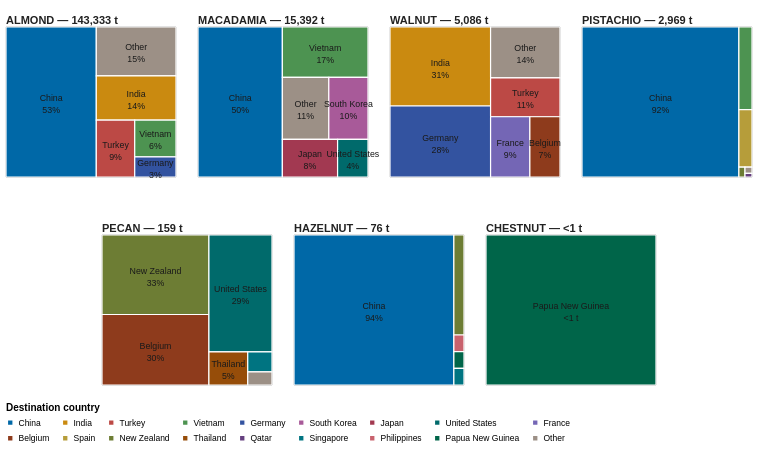

Describe this chart as a Vega-Lite specification.
### Vega-Lite specification from a JSON file in a GitHub repository (floating-point values rounded to 4 significant figures)
{"$schema": "https://vega.github.io/schema/vega-lite/v5.json", "width": 746, "height": 380, "layer": [{"data": {"values": [{"nut": "Almond", "x0": 0, "y0": 22, "x1": 170, "y1": 172}, {"nut": "Macadamia", "x0": 192, "y0": 22, "x1": 362, "y1": 172}, {"nut": "Walnut", "x0": 384, "y0": 22, "x1": 554, "y1": 172}, {"nut": "Pistachio", "x0": 576, "y0": 22, "x1": 746, "y1": 172}, {"nut": "Pecan", "x0": 96, "y0": 230, "x1": 266, "y1": 380}, {"nut": "Hazelnut", "x0": 288, "y0": 230, "x1": 458, "y1": 380}, {"nut": "Chestnut", "x0": 480, "y0": 230, "x1": 650, "y1": 380}]}, "mark": {"type": "rect", "fill": null, "stroke": "#888888", "strokeWidth": 1}, "encoding": {"x": {"field": "x0", "type": "quantitative", "scale": {"domain": [0, 746], "range": [0, 746]}, "axis": null}, "y": {"field": "y0", "type": "quantitative", "scale": {"domain": [0, 380], "range": [0, 380]}, "axis": null}, "x2": {"field": "x1"}, "y2": {"field": "y1"}}}, {"data": {"values": [{"nut": "Almond", "country": "China", "x0": 0, "y0": 22, "x1": 90.3, "y1": 172.0, "share_pct": 53.1, "tooltip_text": "Almond → China: 76,132 t (53.1% of Almond's exports)"}, {"nut": "Almond", "country": "Other", "x0": 90.3, "y0": 22, "x1": 170.0, "y1": 70.92, "share_pct": 15.3, "tooltip_text": "Almond → Other: 21,915 t (15.3% of Almond's exports)"}, {"nut": "Almond", "country": "India", "x0": 90.3, "y0": 70.92, "x1": 170.0, "y1": 115.1, "share_pct": 13.8, "tooltip_text": "Almond → India: 19,803 t (13.8% of Almond's exports)"}, {"nut": "Almond", "country": "Turkey", "x0": 90.3, "y0": 115.1, "x1": 128.7, "y1": 172.0, "share_pct": 8.6, "tooltip_text": "Almond → Turkey: 12,284 t (8.6% of Almond's exports)"}, {"nut": "Almond", "country": "Vietnam", "x0": 128.7, "y0": 115.1, "x1": 170.0, "y1": 151.8, "share_pct": 5.9, "tooltip_text": "Almond → Vietnam: 8,514 t (5.9% of Almond's exports)"}, {"nut": "Almond", "country": "Germany", "x0": 128.7, "y0": 151.8, "x1": 170.0, "y1": 172.0, "share_pct": 3.3, "tooltip_text": "Almond → Germany: 4,685 t (3.3% of Almond's exports)"}, {"nut": "Macadamia", "country": "China", "x0": 192, "y0": 22, "x1": 276.4, "y1": 172.0, "share_pct": 49.6, "tooltip_text": "Macadamia → China: 7,638 t (49.6% of Macadamia's exports)"}, {"nut": "Macadamia", "country": "Vietnam", "x0": 276.4, "y0": 22, "x1": 362.0, "y1": 72.47, "share_pct": 17.0, "tooltip_text": "Macadamia → Vietnam: 2,609 t (17.0% of Macadamia's exports)"}, {"nut": "Macadamia", "country": "Other", "x0": 276.4, "y0": 72.47, "x1": 322.8, "y1": 134.4, "share_pct": 11.3, "tooltip_text": "Macadamia → Other: 1,737 t (11.3% of Macadamia's exports)"}, {"nut": "Macadamia", "country": "South Korea", "x0": 322.8, "y0": 72.47, "x1": 362.0, "y1": 134.4, "share_pct": 9.5, "tooltip_text": "Macadamia → South Korea: 1,465 t (9.5% of Macadamia's exports)"}, {"nut": "Macadamia", "country": "Japan", "x0": 276.4, "y0": 134.4, "x1": 331.6, "y1": 172.0, "share_pct": 8.1, "tooltip_text": "Macadamia → Japan: 1,253 t (8.1% of Macadamia's exports)"}, {"nut": "Macadamia", "country": "United States", "x0": 331.6, "y0": 134.4, "x1": 362.0, "y1": 172.0, "share_pct": 4.5, "tooltip_text": "Macadamia → United States: 690 t (4.5% of Macadamia's exports)"}, {"nut": "Walnut", "country": "India", "x0": 384, "y0": 22, "x1": 484.6, "y1": 101.0, "share_pct": 31.2, "tooltip_text": "Walnut → India: 1,585 t (31.2% of Walnut's exports)"}, {"nut": "Walnut", "country": "Germany", "x0": 384, "y0": 101.0, "x1": 484.6, "y1": 172.0, "share_pct": 28.0, "tooltip_text": "Walnut → Germany: 1,424 t (28.0% of Walnut's exports)"}, {"nut": "Walnut", "country": "Other", "x0": 484.6, "y0": 22, "x1": 554.0, "y1": 72.91, "share_pct": 13.9, "tooltip_text": "Walnut → Other: 705 t (13.9% of Walnut's exports)"}, {"nut": "Walnut", "country": "Turkey", "x0": 484.6, "y0": 72.91, "x1": 554.0, "y1": 111.8, "share_pct": 10.6, "tooltip_text": "Walnut → Turkey: 538 t (10.6% of Walnut's exports)"}, {"nut": "Walnut", "country": "France", "x0": 484.6, "y0": 111.8, "x1": 523.9, "y1": 172.0, "share_pct": 9.3, "tooltip_text": "Walnut → France: 472 t (9.3% of Walnut's exports)"}, {"nut": "Walnut", "country": "Belgium", "x0": 523.9, "y0": 111.8, "x1": 554.0, "y1": 172.0, "share_pct": 7.1, "tooltip_text": "Walnut → Belgium: 362 t (7.1% of Walnut's exports)"}, {"nut": "Pistachio", "country": "China", "x0": 576, "y0": 22, "x1": 732.9, "y1": 172.0, "share_pct": 92.3, "tooltip_text": "Pistachio → China: 2,740 t (92.3% of Pistachio's exports)"}, {"nut": "Pistachio", "country": "Vietnam", "x0": 732.9, "y0": 22, "x1": 746.0, "y1": 104.5, "share_pct": 4.2, "tooltip_text": "Pistachio → Vietnam: 126 t (4.2% of Pistachio's exports)"}, {"nut": "Pistachio", "country": "Spain", "x0": 732.9, "y0": 104.5, "x1": 746.0, "y1": 162.2, "share_pct": 3.0, "tooltip_text": "Pistachio → Spain: 88 t (3.0% of Pistachio's exports)"}, {"nut": "Pistachio", "country": "New Zealand", "x0": 732.9, "y0": 162.2, "x1": 739.0, "y1": 172.0, "share_pct": 0.2, "tooltip_text": "Pistachio → New Zealand: 7 t (0.2% of Pistachio's exports)"}, {"nut": "Pistachio", "country": "Other", "x0": 739.0, "y0": 162.2, "x1": 746.0, "y1": 168.3, "share_pct": 0.2, "tooltip_text": "Pistachio → Other: 5 t (0.2% of Pistachio's exports)"}, {"nut": "Pistachio", "country": "Qatar", "x0": 739.0, "y0": 168.3, "x1": 746.0, "y1": 172.0, "share_pct": 0.1, "tooltip_text": "Pistachio → Qatar: 3 t (0.1% of Pistachio's exports)"}, {"nut": "Pecan", "country": "New Zealand", "x0": 96, "y0": 230, "x1": 202.9, "y1": 309.5, "share_pct": 33.3, "tooltip_text": "Pecan → New Zealand: 53 t (33.3% of Pecan's exports)"}, {"nut": "Pecan", "country": "Belgium", "x0": 96, "y0": 309.5, "x1": 202.9, "y1": 380.0, "share_pct": 29.6, "tooltip_text": "Pecan → Belgium: 47 t (29.6% of Pecan's exports)"}, {"nut": "Pecan", "country": "United States", "x0": 202.9, "y0": 230, "x1": 266.0, "y1": 346.9, "share_pct": 28.9, "tooltip_text": "Pecan → United States: 46 t (28.9% of Pecan's exports)"}, {"nut": "Pecan", "country": "Thailand", "x0": 202.9, "y0": 346.9, "x1": 241.7, "y1": 380.0, "share_pct": 5.0, "tooltip_text": "Pecan → Thailand: 8 t (5.0% of Pecan's exports)"}, {"nut": "Pecan", "country": "Singapore", "x0": 241.7, "y0": 346.9, "x1": 266.0, "y1": 366.8, "share_pct": 1.9, "tooltip_text": "Pecan → Singapore: 3 t (1.9% of Pecan's exports)"}, {"nut": "Pecan", "country": "Other", "x0": 241.7, "y0": 366.8, "x1": 266.0, "y1": 380.0, "share_pct": 1.3, "tooltip_text": "Pecan → Other: 2 t (1.3% of Pecan's exports)"}, {"nut": "Hazelnut", "country": "China", "x0": 288, "y0": 230, "x1": 447.9, "y1": 380.0, "share_pct": 94.0, "tooltip_text": "Hazelnut → China: 71 t (94.0% of Hazelnut's exports)"}, {"nut": "Hazelnut", "country": "New Zealand", "x0": 447.9, "y0": 230, "x1": 458.0, "y1": 330.0, "share_pct": 4.0, "tooltip_text": "Hazelnut → New Zealand: 3 t (4.0% of Hazelnut's exports)"}, {"nut": "Hazelnut", "country": "Philippines", "x0": 447.9, "y0": 330.0, "x1": 458.0, "y1": 346.7, "share_pct": 0.7, "tooltip_text": "Hazelnut → Philippines: <1 t (0.7% of Hazelnut's exports)"}, {"nut": "Hazelnut", "country": "Papua New Guinea", "x0": 447.9, "y0": 346.7, "x1": 458.0, "y1": 363.3, "share_pct": 0.7, "tooltip_text": "Hazelnut → Papua New Guinea: <1 t (0.7% of Hazelnut's exports)"}, {"nut": "Hazelnut", "country": "Singapore", "x0": 447.9, "y0": 363.3, "x1": 458.0, "y1": 380.0, "share_pct": 0.7, "tooltip_text": "Hazelnut → Singapore: <1 t (0.7% of Hazelnut's exports)"}, {"nut": "Chestnut", "country": "Papua New Guinea", "x0": 480, "y0": 230, "x1": 650.0, "y1": 380.0, "share_pct": 100.0, "tooltip_text": "Chestnut → Papua New Guinea: <1 t (100.0% of Chestnut's export tonnage shown; Chestnut's total is tiny, see note)"}]}, "mark": {"type": "rect", "stroke": "white", "strokeWidth": 1.2}, "encoding": {"x": {"field": "x0", "type": "quantitative", "scale": {"domain": [0, 746], "range": [0, 746]}, "axis": null}, "y": {"field": "y0", "type": "quantitative", "scale": {"domain": [0, 380], "range": [0, 380]}, "axis": null}, "x2": {"field": "x1"}, "y2": {"field": "y1"}, "color": {"field": "country", "type": "nominal", "scale": {"domain": ["China", "India", "Turkey", "Vietnam", "Germany", "South Korea", "Japan", "United States", "France", "Belgium", "Spain", "New Zealand", "Thailand", "Qatar", "Singapore", "Philippines", "Papua New Guinea", "Other"], "range": ["#0068A7", "#CA8A10", "#BC4945", "#4D9351", "#3353A0", "#A85A99", "#A23951", "#006A6B", "#7466B5", "#8E3B1C", "#B69D3A", "#6D7D34", "#964D09", "#653F7F", "#007481", "#C8626D", "#006549", "#9C9086"]}, "legend": {"title": "Destination country", "orient": "bottom", "direction": "horizontal", "columns": 9, "symbolLimit": 20, "labelFontSize": 8.5, "titleFontSize": 10, "columnPadding": 9, "rowPadding": 3, "symbolSize": 34}}, "tooltip": [{"field": "tooltip_text", "type": "nominal", "title": null}]}}, {"data": {"values": [{"nut": "Almond", "country": "China", "cx": 45.15, "cy": 93.0, "text": "China", "share_pct": 53.1}, {"nut": "Almond", "country": "China", "cx": 45.15, "cy": 105.0, "text": "53%", "share_pct": 53.1}, {"nut": "Almond", "country": "Other", "cx": 130.1, "cy": 42.46, "text": "Other", "share_pct": 15.3}, {"nut": "Almond", "country": "Other", "cx": 130.1, "cy": 54.46, "text": "15%", "share_pct": 15.3}, {"nut": "Almond", "country": "India", "cx": 130.1, "cy": 89.02, "text": "India", "share_pct": 13.8}, {"nut": "Almond", "country": "India", "cx": 130.1, "cy": 101.0, "text": "14%", "share_pct": 13.8}, {"nut": "Almond", "country": "Turkey", "cx": 109.5, "cy": 139.6, "text": "Turkey", "share_pct": 8.6}, {"nut": "Almond", "country": "Turkey", "cx": 109.5, "cy": 151.6, "text": "9%", "share_pct": 8.6}, {"nut": "Almond", "country": "Vietnam", "cx": 149.4, "cy": 129.5, "text": "Vietnam", "share_pct": 5.9}, {"nut": "Almond", "country": "Vietnam", "cx": 149.4, "cy": 141.5, "text": "6%", "share_pct": 5.9}, {"nut": "Almond", "country": "Germany", "cx": 149.4, "cy": 157.9, "text": "Germany", "share_pct": 3.3}, {"nut": "Almond", "country": "Germany", "cx": 149.4, "cy": 169.9, "text": "3%", "share_pct": 3.3}, {"nut": "Macadamia", "country": "China", "cx": 234.2, "cy": 93.0, "text": "China", "share_pct": 49.6}, {"nut": "Macadamia", "country": "China", "cx": 234.2, "cy": 105.0, "text": "50%", "share_pct": 49.6}, {"nut": "Macadamia", "country": "Vietnam", "cx": 319.2, "cy": 43.24, "text": "Vietnam", "share_pct": 17.0}, {"nut": "Macadamia", "country": "Vietnam", "cx": 319.2, "cy": 55.24, "text": "17%", "share_pct": 17.0}, {"nut": "Macadamia", "country": "Other", "cx": 299.6, "cy": 99.44, "text": "Other", "share_pct": 11.3}, {"nut": "Macadamia", "country": "Other", "cx": 299.6, "cy": 111.4, "text": "11%", "share_pct": 11.3}, {"nut": "Macadamia", "country": "South Korea", "cx": 342.4, "cy": 99.44, "text": "South Korea", "share_pct": 9.5}, {"nut": "Macadamia", "country": "South Korea", "cx": 342.4, "cy": 111.4, "text": "10%", "share_pct": 9.5}, {"nut": "Macadamia", "country": "Japan", "cx": 304.0, "cy": 149.2, "text": "Japan", "share_pct": 8.1}, {"nut": "Macadamia", "country": "Japan", "cx": 304.0, "cy": 161.2, "text": "8%", "share_pct": 8.1}, {"nut": "Macadamia", "country": "United States", "cx": 346.8, "cy": 149.2, "text": "United States", "share_pct": 4.5}, {"nut": "Macadamia", "country": "United States", "cx": 346.8, "cy": 161.2, "text": "4%", "share_pct": 4.5}, {"nut": "Walnut", "country": "India", "cx": 434.3, "cy": 57.51, "text": "India", "share_pct": 31.2}, {"nut": "Walnut", "country": "India", "cx": 434.3, "cy": 69.51, "text": "31%", "share_pct": 31.2}, {"nut": "Walnut", "country": "Germany", "cx": 434.3, "cy": 132.5, "text": "Germany", "share_pct": 28.0}, {"nut": "Walnut", "country": "Germany", "cx": 434.3, "cy": 144.5, "text": "28%", "share_pct": 28.0}, {"nut": "Walnut", "country": "Other", "cx": 519.3, "cy": 43.46, "text": "Other", "share_pct": 13.9}, {"nut": "Walnut", "country": "Other", "cx": 519.3, "cy": 55.46, "text": "14%", "share_pct": 13.9}, {"nut": "Walnut", "country": "Turkey", "cx": 519.3, "cy": 88.34, "text": "Turkey", "share_pct": 10.6}, {"nut": "Walnut", "country": "Turkey", "cx": 519.3, "cy": 100.3, "text": "11%", "share_pct": 10.6}, {"nut": "Walnut", "country": "France", "cx": 504.2, "cy": 137.9, "text": "France", "share_pct": 9.3}, {"nut": "Walnut", "country": "France", "cx": 504.2, "cy": 149.9, "text": "9%", "share_pct": 9.3}, {"nut": "Walnut", "country": "Belgium", "cx": 538.9, "cy": 137.9, "text": "Belgium", "share_pct": 7.1}, {"nut": "Walnut", "country": "Belgium", "cx": 538.9, "cy": 149.9, "text": "7%", "share_pct": 7.1}, {"nut": "Pistachio", "country": "China", "cx": 654.4, "cy": 93.0, "text": "China", "share_pct": 92.3}, {"nut": "Pistachio", "country": "China", "cx": 654.4, "cy": 105.0, "text": "92%", "share_pct": 92.3}, {"nut": "Pecan", "country": "New Zealand", "cx": 149.5, "cy": 265.8, "text": "New Zealand", "share_pct": 33.3}, {"nut": "Pecan", "country": "New Zealand", "cx": 149.5, "cy": 277.8, "text": "33%", "share_pct": 33.3}, {"nut": "Pecan", "country": "Belgium", "cx": 149.5, "cy": 340.8, "text": "Belgium", "share_pct": 29.6}, {"nut": "Pecan", "country": "Belgium", "cx": 149.5, "cy": 352.8, "text": "30%", "share_pct": 29.6}, {"nut": "Pecan", "country": "United States", "cx": 234.5, "cy": 284.5, "text": "United States", "share_pct": 28.9}, {"nut": "Pecan", "country": "United States", "cx": 234.5, "cy": 296.5, "text": "29%", "share_pct": 28.9}, {"nut": "Pecan", "country": "Thailand", "cx": 222.3, "cy": 359.5, "text": "Thailand", "share_pct": 5.0}, {"nut": "Pecan", "country": "Thailand", "cx": 222.3, "cy": 371.5, "text": "5%", "share_pct": 5.0}, {"nut": "Hazelnut", "country": "China", "cx": 367.9, "cy": 301.0, "text": "China", "share_pct": 94.0}, {"nut": "Hazelnut", "country": "China", "cx": 367.9, "cy": 313.0, "text": "94%", "share_pct": 94.0}, {"nut": "Chestnut", "country": "Papua New Guinea", "cx": 565.0, "cy": 301.0, "text": "Papua New Guinea", "share_pct": 100.0}, {"nut": "Chestnut", "country": "Papua New Guinea", "cx": 565.0, "cy": 313.0, "text": "<1 t", "share_pct": 100.0}]}, "mark": {"type": "text", "fontSize": 8.8, "color": "#1a1a1a"}, "encoding": {"x": {"field": "cx", "type": "quantitative", "scale": {"domain": [0, 746], "range": [0, 746]}, "axis": null}, "y": {"field": "cy", "type": "quantitative", "scale": {"domain": [0, 380], "range": [0, 380]}, "axis": null}, "text": {"field": "text", "type": "nominal"}}}, {"data": {"values": [{"nut": "Almond", "x": 0, "y": 16, "text": "ALMOND — 143,333 t"}, {"nut": "Macadamia", "x": 192, "y": 16, "text": "MACADAMIA — 15,392 t"}, {"nut": "Walnut", "x": 384, "y": 16, "text": "WALNUT — 5,086 t"}, {"nut": "Pistachio", "x": 576, "y": 16, "text": "PISTACHIO — 2,969 t"}, {"nut": "Pecan", "x": 96, "y": 224, "text": "PECAN — 159 t"}, {"nut": "Hazelnut", "x": 288, "y": 224, "text": "HAZELNUT — 76 t"}, {"nut": "Chestnut", "x": 480, "y": 224, "text": "CHESTNUT — <1 t"}]}, "mark": {"type": "text", "fontSize": 11, "fontWeight": "bold", "align": "left", "color": "#222222"}, "encoding": {"x": {"field": "x", "type": "quantitative", "scale": {"domain": [0, 746], "range": [0, 746]}, "axis": null}, "y": {"field": "y", "type": "quantitative", "scale": {"domain": [0, 380], "range": [0, 380]}, "axis": null}, "text": {"field": "text", "type": "nominal"}}}], "resolve": {"scale": {"x": "shared", "y": "shared", "color": "shared"}}, "config": {"view": {"stroke": null}}, "background": "transparent"}
